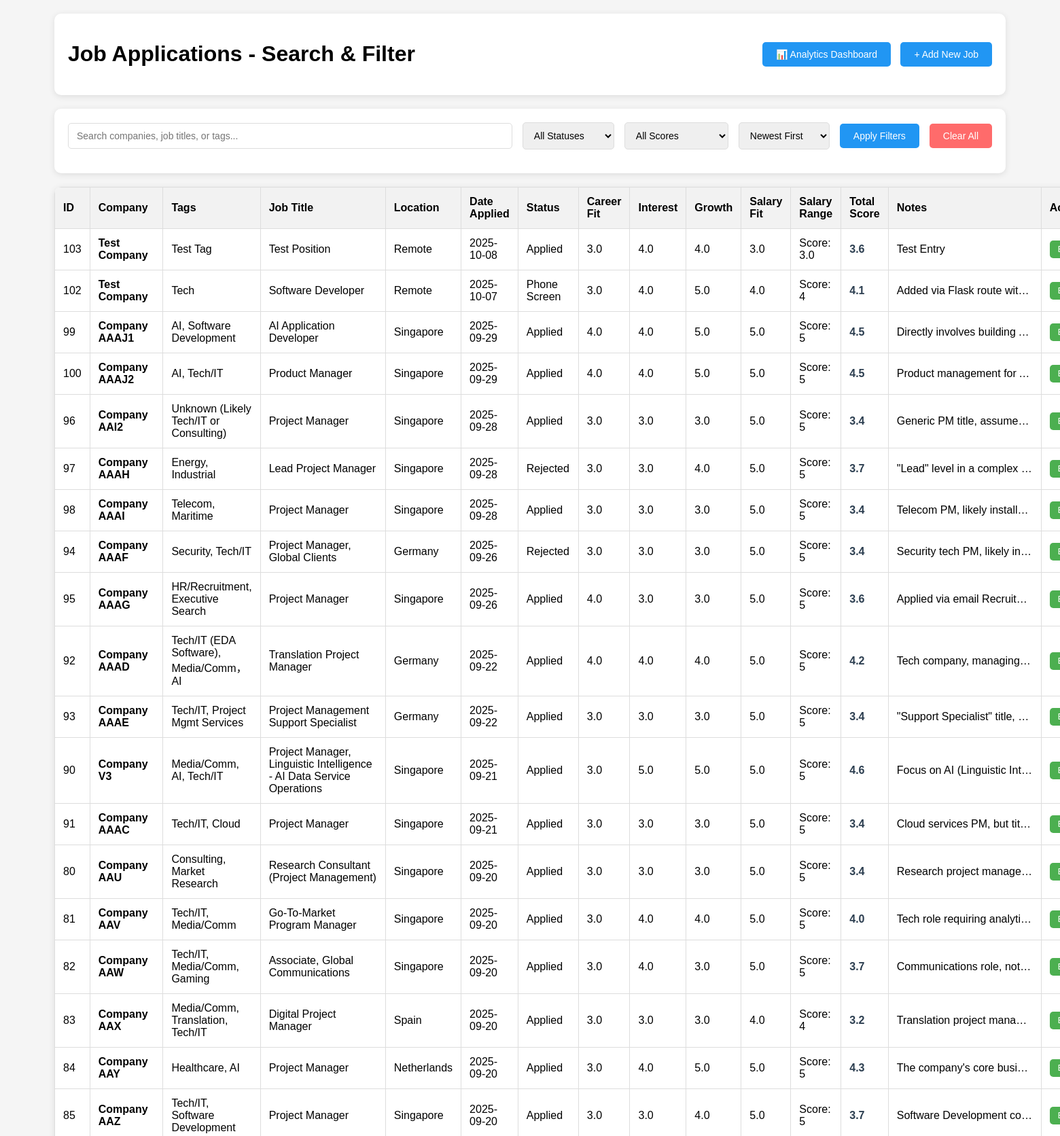
The page / (upper part) on the database its author committed.
### app.py (models this page shows)
class Job(db.Model):
    __tablename__ = "applications"
    id = db.Column(db.Integer, primary_key=True)
    company_name = db.Column(db.String)
    job_title = db.Column(db.String)
    location = db.Column(db.String)
    salary_range = db.Column(db.String)
    job_type = db.Column(db.String)
    application_date = db.Column(db.String)
    response_status = db.Column(db.String)
    career_fit_now = db.Column(db.Float)
    interest_level = db.Column(db.Float)
    growth_potential = db.Column(db.Float)
    salary_fit = db.Column(db.Float)
    total_score = db.Column(db.Float)
    notes = db.Column(db.String)

### app.py (the view, shortened to what this page needs)
@app.route("/")
def home():
    try:
        search_query = request.args.get('search', '').strip()
        status_filter = request.args.get('status', 'all')
        score_filter = request.args.get('score', 'all')
        sort_by = request.args.get('sort', 'newest')
        jobs_query = Job.query
        if search_query:
            jobs_query = jobs_query.filter(
                (Job.company_name.ilike(f'%{search_query}%')) |
                (Job.job_title.ilike(f'%{search_query}%')) |
                (Job.job_type.ilike(f'%{search_query}%'))
            )
        if status_filter != 'all':
            jobs_query = jobs_query.filter(Job.response_status == status_filter)
        if sort_by == 'newest':
            jobs_query = jobs_query.order_by(Job.application_date.desc())
        elif sort_by == 'oldest':
            jobs_query = jobs_query.order_by(Job.application_date.asc())
        elif sort_by == 'highest_score':
            jobs_query = jobs_query.order_by(Job.total_score.desc())
        elif sort_by == 'lowest_score':
            jobs_query = jobs_query.order_by(Job.total_score.asc())
        elif sort_by == 'company':
            jobs_query = jobs_query.order_by(Job.company_name.asc())
        else:
            jobs_query = jobs_query.order_by(Job.application_date.desc())
        jobs = jobs_query.all()
        unique_statuses = db.session.query(Job.response_status).distinct().all()
        status_options = [status[0] for status in unique_statuses if status[0]]
        return render_template("index.html",
                             jobs=jobs,
                             columns=[c.name for c in Job.__table__.columns],
                             stage_options=STAGE_OPTIONS,
                             score_options=SCORE_OPTIONS,
                             search_query=search_query,
                             status_filter=status_filter,
                             score_filter=score_filter,
                             sort_by=sort_by,
                             status_options=status_options,
                             total_jobs=len(jobs))
    except Exception as e:
        return f"Error loading data: {str(e)}"

### templates/index.html (shortened to what this page needs)
<!DOCTYPE html>
<html>
<head>
</head>
<body>
    <div class="header">
        <h1>Job Applications - Search & Filter</h1>
        <div>
            <a href="/dashboard" class="btn btn-add" style="margin-right: 10px;">📊 Analytics Dashboard</a>
            <a href="/add" class="btn btn-add">+ Add New Job</a>
        </div>
    </div>
    <div class="filters-section">
        <form method="GET" action="/">
            <div class="filter-row">
                <div class="filter-group search-box">
                    <input type="text"
                           name="search"
                           class="search-input"
                           placeholder="Search companies, job titles, or tags..."
                           value="{{ search_query }}">
                </div>
                <div class="filter-group">
                    <select name="status" class="filter-select">
                        <option value="all">All Statuses</option>
                    </select>
                </div>
                <div class="filter-group">
                    <select name="score" class="filter-select">
                        <option value="all">All Scores</option>
                    </select>
                </div>
                <div class="filter-group">
                    <select name="sort" class="filter-select">
                        <option value="newest" {% if sort_by == 'newest' %}selected{% endif %}>Newest First</option>
                    </select>
                </div>
                <button type="submit" class="btn btn-primary">Apply Filters</button>
                <a href="/" class="btn btn-clear">Clear All</a>
            </div>
        </form>
    </div>
    {% if jobs %}
        <table>
            <thead>
                <tr>
                    <th>ID</th>
                    <th>Company</th>
                    <th>Tags</th>
                    <th>Job Title</th>
                    <th>Location</th>
                    <th>Date Applied</th>
                    <th>Status</th>
                    <th>Career Fit</th>
                    <th>Interest</th>
                    <th>Growth</th>
                    <th>Salary Fit</th>
                    <th>Salary Range</th>
                    <th>Total Score</th>
                    <th>Notes</th>
                    <th>Actions</th>
                </tr>
            </thead>
            <tbody>
                {% for job in jobs %}
                <tr>
                    <td>{{ job.id }}</td>
                    <td><strong>{{ job.company_name }}</strong></td>
                    <td>{{ job.job_type }}</td>
                    <td>{{ job.job_title }}</td>
                    <td>{{ job.location }}</td>
                    <td>{{ job.application_date }}</td>
                    <td>{{ job.response_status }}</td>
                    <td>{{ job.career_fit_now }}</td>
                    <td>{{ job.interest_level }}</td>
                    <td>{{ job.growth_potential }}</td>
                    <td>{{ job.salary_fit }}</td>
                    <td>{{ job.salary_range }}</td>
                    <td class="total-score">{{ "%.1f"|format(job.total_score) }}</td>
                    <td class="notes" title="{{ job.notes }}">{{ job.notes }}</td>
                    <td class="actions">
                        <a href="/edit/{{ job.id }}" class="btn btn-edit">Edit</a>
                    </td>
                </tr>
                {% endfor %}
            </tbody>
        </table>
    {% endif %}
</body>
</html>

### templates/index.html (style rules this page uses)
body { font-family: Arial, sans-serif; max-width: 1400px; margin: 0 auto; padding: 20px; background-color: #f5f5f5; }
.header { display: flex; justify-content: space-between; align-items: center; margin-bottom: 20px; background: white; padding: 20px; border-radius: 10px; box-shadow: 0 2px 10px rgba(0,0,0,0.1); }
.filters-section { background: white; padding: 20px; border-radius: 10px; margin-bottom: 20px; box-shadow: 0 2px 10px rgba(0,0,0,0.1); }
.filter-row { display: flex; gap: 15px; align-items: center; flex-wrap: wrap; margin-bottom: 15px; }
.filter-group { display: flex; align-items: center; gap: 8px; }
.search-box { flex: 1; min-width: 250px; }
.search-input, .filter-select { padding: 10px 12px; border: 1px solid #ddd; border-radius: 5px; font-size: 14px; }
.search-input { width: 100%; }
.btn { padding: 10px 20px; border: none; border-radius: 5px; cursor: pointer; text-decoration: none; display: inline-block; font-size: 14px; }
.btn-primary { background-color: #2196F3; color: white; }
.btn-add { background-color: #2196F3; color: white; padding: 10px 20px; }
.btn-clear { background-color: #ff6b6b; color: white; }
table { border-collapse: collapse; width: 100%; margin: 20px 0; background: white; border-radius: 10px; overflow: hidden; box-shadow: 0 2px 10px rgba(0,0,0,0.1); }
th, td { border: 1px solid #ddd; padding: 12px; text-align: left; }
th { background-color: #f2f2f2; position: sticky; top: 0; font-weight: bold; }
.actions { white-space: nowrap; }
.btn-edit { background-color: #4CAF50; color: white; padding: 6px 12px; font-size: 12px; }
.total-score { font-weight: bold; color: #2c3e50; }
.notes { max-width: 200px; overflow: hidden; text-overflow: ellipsis; white-space: nowrap; }

### rows shown on the page
Job: id "103", company_name "Test Company", job_type "Test Tag", job_title "Test Position", location "Remote", application_date "2025-10-08", response_status "Applied", career_fit_now "3.0", interest_level "4.0", growth_potential "4.0", salary_fit "3.0", salary_range "Score: 3.0", total_score "3.6", notes "Test Entry"
Job: id "102", company_name "Test Company", job_type "Tech", job_title "Software Developer", location "Remote", application_date "2025-10-07", response_status "Phone Screen", career_fit_now "3.0", interest_level "4.0", growth_potential "5.0", salary_fit "4.0", salary_range "Score: 4", total_score "4.1", notes "Added via Flask route wit…"
Job: id "99", company_name "Company AAAJ1", job_type "AI, Software Development", job_title "AI Application Developer", location "Singapore", application_date "2025-09-29", response_status "Applied", career_fit_now "4.0", interest_level "4.0", growth_potential "5.0", salary_fit "5.0", salary_range "Score: 5", total_score "4.5", notes "Directly involves building…"
Job: id "100", company_name "Company AAAJ2", job_type "AI, Tech/IT", job_title "Product Manager", location "Singapore", application_date "2025-09-29", response_status "Applied", career_fit_now "4.0", interest_level "4.0", growth_potential "5.0", salary_fit "5.0", salary_range "Score: 5", total_score "4.5", notes "Product management for…"
Job: id "96", company_name "Company AAI2", job_type "Unknown (Likely Tech/IT or Consulting)", job_title "Project Manager", location "Singapore", application_date "2025-09-28", response_status "Applied", career_fit_now "3.0", interest_level "3.0", growth_potential "3.0", salary_fit "5.0", salary_range "Score: 5", total_score "3.4", notes "Generic PM title, assume…"
Job: id "97", company_name "Company AAAH", job_type "Energy, Industrial", job_title "Lead Project Manager", location "Singapore", application_date "2025-09-28", response_status "Rejected", career_fit_now "3.0", interest_level "3.0", growth_potential "4.0", salary_fit "5.0", salary_range "Score: 5", total_score "3.7", notes "\"Lead\" level in a complex…"
Job: id "98", company_name "Company AAAI", job_type "Telecom, Maritime", job_title "Project Manager", location "Singapore", application_date "2025-09-28", response_status "Applied", career_fit_now "3.0", interest_level "3.0", growth_potential "3.0", salary_fit "5.0", salary_range "Score: 5", total_score "3.4", notes "Telecom PM, likely install…"
Job: id "94", company_name "Company AAAF", job_type "Security, Tech/IT", job_title "Project Manager, Global Clients", location "Germany", application_date "2025-09-26", response_status "Rejected", career_fit_now "3.0", interest_level "3.0", growth_potential "3.0", salary_fit "5.0", salary_range "Score: 5", total_score "3.4", notes "Security tech PM, likely in…"
Job: id "95", company_name "Company AAAG", job_type "HR/Recruitment, Executive Search", job_title "Project Manager", location "Singapore", application_date "2025-09-26", response_status "Applied", career_fit_now "4.0", interest_level "3.0", growth_potential "3.0", salary_fit "5.0", salary_range "Score: 5", total_score "3.6", notes "Applied via email Recruit…"
Job: id "92", company_name "Company AAAD", job_type "Tech/IT (EDA Software), Media/Comm， AI", job_title "Translation Project Manager", location "Germany", application_date "2025-09-22", response_status "Applied", career_fit_now "4.0", interest_level "4.0", growth_potential "4.0", salary_fit "5.0", salary_range "Score: 5", total_score "4.2", notes "Tech company, managing…"
Job: id "93", company_name "Company AAAE", job_type "Tech/IT, Project Mgmt Services", job_title "Project Management Support Specialist", location "Germany", application_date "2025-09-22", response_status "Applied", career_fit_now "3.0", interest_level "3.0", growth_potential "3.0", salary_fit "5.0", salary_range "Score: 5", total_score "3.4", notes "\"Support Specialist\" title,…"
Job: id "90", company_name "Company V3", job_type "Media/Comm, AI, Tech/IT", job_title "Project Manager, Linguistic Intelligence - AI Data Service Operations", location "Singapore", application_date "2025-09-21", response_status "Applied", career_fit_now "3.0", interest_level "5.0", growth_potential "5.0", salary_fit "5.0", salary_range "Score: 5", total_score "4.6", notes "Focus on AI (Linguistic Int…"
Job: id "91", company_name "Company AAAC", job_type "Tech/IT, Cloud", job_title "Project Manager", location "Singapore", application_date "2025-09-21", response_status "Applied", career_fit_now "3.0", interest_level "3.0", growth_potential "3.0", salary_fit "5.0", salary_range "Score: 5", total_score "3.4", notes "Cloud services PM, but tit…"
Job: id "80", company_name "Company AAU", job_type "Consulting, Market Research", job_title "Research Consultant (Project Management)", location "Singapore", application_date "2025-09-20", response_status "Applied", career_fit_now "3.0", interest_level "3.0", growth_potential "3.0", salary_fit "5.0", salary_range "Score: 5", total_score "3.4", notes "Research project manage…"
Job: id "81", company_name "Company AAV", job_type "Tech/IT, Media/Comm", job_title "Go-To-Market Program Manager", location "Singapore", application_date "2025-09-20", response_status "Applied", career_fit_now "3.0", interest_level "4.0", growth_potential "4.0", salary_fit "5.0", salary_range "Score: 5", total_score "4.0", notes "Tech role requiring analyti…"
Job: id "82", company_name "Company AAW", job_type "Tech/IT, Media/Comm, Gaming", job_title "Associate, Global Communications", location "Singapore", application_date "2025-09-20", response_status "Applied", career_fit_now "3.0", interest_level "4.0", growth_potential "3.0", salary_fit "5.0", salary_range "Score: 5", total_score "3.7", notes "Communications role, not…"
Job: id "83", company_name "Company AAX", job_type "Media/Comm, Translation, Tech/IT", job_title "Digital Project Manager", location "Spain", application_date "2025-09-20", response_status "Applied", career_fit_now "3.0", interest_level "3.0", growth_potential "3.0", salary_fit "4.0", salary_range "Score: 4", total_score "3.2", notes "Translation project manag…"
Job: id "84", company_name "Company AAY", job_type "Healthcare, AI", job_title "Project Manager", location "Netherlands", application_date "2025-09-20", response_status "Applied", career_fit_now "3.0", interest_level "4.0", growth_potential "5.0", salary_fit "5.0", salary_range "Score: 5", total_score "4.3", notes "The company's core busi…"
Job: id "85", company_name "Company AAZ", job_type "Tech/IT, Software Development", job_title "Project Manager", location "Singapore", application_date "2025-09-20", response_status "Applied", career_fit_now "3.0", interest_level "3.0", growth_potential "4.0", salary_fit "5.0", salary_range "Score: 5", total_score "3.7", notes "Software Development co…"
